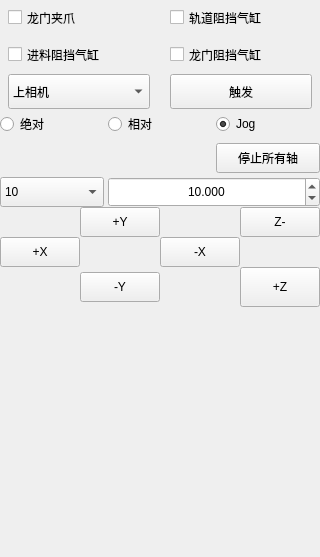
       <widget class="QWidget" name="tab_3">
        <attribute name="title">
         <string>调试页面</string>
        </attribute>
        <layout class="QVBoxLayout" name="verticalLayout" stretch="0,0,0,1">
         <property name="spacing">
          <number>0</number>
         </property>
         <property name="leftMargin">
          <number>0</number>
         </property>
         <property name="topMargin">
          <number>0</number>
         </property>
         <property name="rightMargin">
          <number>0</number>
         </property>
         <property name="bottomMargin">
          <number>0</number>
         </property>
         <item>
          <widget class="QWidget" name="widget12" native="true">
           <property name="minimumSize">
            <size>
             <width>0</width>
             <height>80</height>
            </size>
           </property>
           <layout class="QGridLayout" name="gridLayout_5" rowstretch="1,0,1,1">
            <property name="leftMargin">
             <number>8</number>
            </property>
            <property name="topMargin">
             <number>0</number>
            </property>
            <property name="rightMargin">
             <number>8</number>
            </property>
            <property name="bottomMargin">
             <number>0</number>
            </property>
            <property name="horizontalSpacing">
             <number>20</number>
            </property>
            <property name="verticalSpacing">
             <number>2</number>
            </property>
            <item row="2" column="0">
             <widget class="QCheckBox" name="checkBoxBoardBlock">
              <property name="sizePolicy">
               <sizepolicy hsizetype="Preferred" vsizetype="Preferred">
                <horstretch>0</horstretch>
                <verstretch>0</verstretch>
               </sizepolicy>
              </property>
              <property name="minimumSize">
               <size>
                <width>0</width>
                <height>35</height>
               </size>
              </property>
              <property name="text">
               <string>进料阻挡气缸</string>
              </property>
             </widget>
            </item>
            <item row="2" column="1">
             <widget class="QCheckBox" name="checkBoxLongMenBoardBlock">
              <property name="sizePolicy">
               <sizepolicy hsizetype="Preferred" vsizetype="Preferred">
                <horstretch>0</horstretch>
                <verstretch>0</verstretch>
               </sizepolicy>
              </property>
              <property name="minimumSize">
               <size>
                <width>0</width>
                <height>35</height>
               </size>
              </property>
              <property name="text">
               <string>龙门阻挡气缸</string>
              </property>
             </widget>
            </item>
            <item row="0" column="0">
             <widget class="QCheckBox" name="checkBoxSucker">
              <property name="sizePolicy">
               <sizepolicy hsizetype="Preferred" vsizetype="Preferred">
                <horstretch>0</horstretch>
                <verstretch>0</verstretch>
               </sizepolicy>
              </property>
              <property name="minimumSize">
               <size>
                <width>0</width>
                <height>35</height>
               </size>
              </property>
              <property name="text">
               <string>龙门夹爪</string>
              </property>
             </widget>
            </item>
            <item row="0" column="1">
             <widget class="QCheckBox" name="checkBoxGuiDaoBlock">
              <property name="sizePolicy">
               <sizepolicy hsizetype="Preferred" vsizetype="Preferred">
                <horstretch>0</horstretch>
                <verstretch>0</verstretch>
               </sizepolicy>
              </property>
              <property name="minimumSize">
               <size>
                <width>0</width>
                <height>35</height>
               </size>
              </property>
              <property name="text">
               <string>轨道阻挡气缸</string>
              </property>
             </widget>
            </item>
            <item row="3" column="1">
             <widget class="QPushButton" name="btnTrriger">
              <property name="minimumSize">
               <size>
                <width>0</width>
                <height>35</height>
               </size>
              </property>
              <property name="text">
               <string>触发</string>
              </property>
             </widget>
            </item>
            <item row="3" column="0">
             <widget class="QComboBox" name="cbxCameraType">
              <property name="sizePolicy">
               <sizepolicy hsizetype="Preferred" vsizetype="Preferred">
                <horstretch>0</horstretch>
                <verstretch>0</verstretch>
               </sizepolicy>
              </property>
              <property name="minimumSize">
               <size>
                <width>0</width>
                <height>35</height>
               </size>
              </property>
              <item>
               <property name="text">
                <string>上相机</string>
               </property>
              </item>
              <item>
               <property name="text">
                <string>下相机</string>
               </property>
              </item>
             </widget>
            </item>
           </layout>
          </widget>
         </item>
         <item>
          <widget class="QWidget" name="widget_3" native="true">
           <property name="minimumSize">
            <size>
             <width>0</width>
             <height>80</height>
            </size>
           </property>
           <layout class="QGridLayout" name="gridLayout_11" rowstretch="0,0,0" columnstretch="1,1,1">
            <property name="leftMargin">
             <number>0</number>
            </property>
            <property name="topMargin">
             <number>0</number>
            </property>
            <property name="rightMargin">
             <number>0</number>
            </property>
            <property name="bottomMargin">
             <number>0</number>
            </property>
            <property name="spacing">
             <number>4</number>
            </property>
            <item row="2" column="0">
             <widget class="QComboBox" name="cBx_SelectedDistance">
              <property name="sizePolicy">
               <sizepolicy hsizetype="Preferred" vsizetype="Preferred">
                <horstretch>0</horstretch>
                <verstretch>0</verstretch>
               </sizepolicy>
              </property>
              <property name="minimumSize">
               <size>
                <width>0</width>
                <height>30</height>
               </size>
              </property>
              <property name="currentIndex">
               <number>7</number>
              </property>
              <item>
               <property name="text">
                <string>0.01</string>
               </property>
              </item>
              <item>
               <property name="text">
                <string>0.05</string>
               </property>
              </item>
              <item>
               <property name="text">
                <string>0.1</string>
               </property>
              </item>
              <item>
               <property name="text">
                <string>0.5</string>
               </property>
              </item>
              <item>
               <property name="text">
                <string>1</string>
               </property>
              </item>
              <item>
               <property name="text">
                <string>2</string>
               </property>
              </item>
              <item>
               <property name="text">
                <string>5</string>
               </property>
              </item>
              <item>
               <property name="text">
                <string>10</string>
               </property>
              </item>
              <item>
               <property name="text">
                <string>20</string>
               </property>
              </item>
              <item>
               <property name="text">
                <string>50</string>
               </property>
              </item>
              <item>
               <property name="text">
                <string>100</string>
               </property>
              </item>
              <item>
               <property name="text">
                <string>500</string>
               </property>
              </item>
              <item>
               <property name="text">
                <string>1000</string>
               </property>
              </item>
              <item>
               <property name="text">
                <string>5000</string>
               </property>
              </item>
              <item>
               <property name="text">
                <string>10000</string>
               </property>
              </item>
             </widget>
            </item>
            <item row="0" column="0">
             <widget class="QRadioButton" name="radioButtonRelative">
              <property name="minimumSize">
               <size>
                <width>0</width>
                <height>30</height>
               </size>
              </property>
              <property name="text">
               <string>绝对</string>
              </property>
              <property name="checked">
               <bool>false</bool>
              </property>
             </widget>
            </item>
            <item row="0" column="1">
             <widget class="QRadioButton" name="radioButtonAbsolute">
              <property name="minimumSize">
               <size>
                <width>0</width>
                <height>30</height>
               </size>
              </property>
              <property name="text">
               <string>相对</string>
              </property>
             </widget>
            </item>
            <item row="0" column="2">
             <widget class="QRadioButton" name="radioButtonJog">
              <property name="minimumSize">
               <size>
                <width>0</width>
                <height>30</height>
               </size>
              </property>
              <property name="text">
               <string>Jog</string>
              </property>
              <property name="checked">
               <bool>true</bool>
              </property>
             </widget>
            </item>
            <item row="2" column="1" colspan="2">
             <widget class="QDoubleSpinBox" name="doubleSpinBox">
              <property name="sizePolicy">
               <sizepolicy hsizetype="Minimum" vsizetype="Fixed">
                <horstretch>0</horstretch>
                <verstretch>0</verstretch>
               </sizepolicy>
              </property>
              <property name="minimumSize">
               <size>
                <width>0</width>
                <height>30</height>
               </size>
              </property>
              <property name="alignment">
               <set>Qt::AlignCenter</set>
              </property>
              <property name="decimals">
               <number>3</number>
              </property>
              <property name="minimum">
               <double>-999999999.000000000000000</double>
              </property>
              <property name="maximum">
               <double>999999999.000000000000000</double>
              </property>
              <property name="value">
               <double>10.000000000000000</double>
              </property>
             </widget>
            </item>
            <item row="1" column="2">
             <widget class="QPushButton" name="btnStopAllAxis">
              <property name="minimumSize">
               <size>
                <width>60</width>
                <height>30</height>
               </size>
              </property>
              <property name="text">
               <string>停止所有轴</string>
              </property>
             </widget>
            </item>
           </layout>
          </widget>
         </item>
         <item>
          <widget class="QWidget" name="widget_2" native="true">
           <property name="minimumSize">
            <size>
             <width>0</width>
             <height>100</height>
            </size>
           </property>
           <layout class="QGridLayout" name="gridLayout_10">
            <property name="leftMargin">
             <number>0</number>
            </property>
            <property name="topMargin">
             <number>0</number>
            </property>
            <property name="rightMargin">
             <number>0</number>
            </property>
            <property name="bottomMargin">
             <number>0</number>
            </property>
            <property name="spacing">
             <number>0</number>
            </property>
            <item row="2" column="2">
             <widget class="QPushButton" name="btnMoveAxisPX">
              <property name="sizePolicy">
               <sizepolicy hsizetype="Preferred" vsizetype="Preferred">
                <horstretch>0</horstretch>
                <verstretch>0</verstretch>
               </sizepolicy>
              </property>
              <property name="minimumSize">
               <size>
                <width>60</width>
                <height>30</height>
               </size>
              </property>
              <property name="text">
               <string>-X</string>
              </property>
             </widget>
            </item>
            <item row="3" column="3">
             <widget class="QPushButton" name="btnMoveAxisNZ">
              <property name="sizePolicy">
               <sizepolicy hsizetype="Minimum" vsizetype="Preferred">
                <horstretch>0</horstretch>
                <verstretch>0</verstretch>
               </sizepolicy>
              </property>
              <property name="minimumSize">
               <size>
                <width>60</width>
                <height>40</height>
               </size>
              </property>
              <property name="text">
               <string>+Z</string>
              </property>
             </widget>
            </item>
            <item row="2" column="0">
             <widget class="QPushButton" name="btnMoveAxisNX">
              <property name="minimumSize">
               <size>
                <width>60</width>
                <height>30</height>
               </size>
              </property>
              <property name="text">
               <string>+X</string>
              </property>
             </widget>
            </item>
            <item row="3" column="1">
             <widget class="QPushButton" name="btnMoveAxisNY">
              <property name="minimumSize">
               <size>
                <width>60</width>
                <height>30</height>
               </size>
              </property>
              <property name="text">
               <string>-Y</string>
              </property>
             </widget>
            </item>
            <item row="1" column="3">
             <widget class="QPushButton" name="btnMoveAxisPZ">
              <property name="minimumSize">
               <size>
                <width>60</width>
                <height>30</height>
               </size>
              </property>
              <property name="text">
               <string>Z-</string>
              </property>
             </widget>
            </item>
            <item row="1" column="1">
             <widget class="QPushButton" name="btnMoveAxisPY">
              <property name="sizePolicy">
               <sizepolicy hsizetype="Minimum" vsizetype="Preferred">
                <horstretch>0</horstretch>
                <verstretch>0</verstretch>
               </sizepolicy>
              </property>
              <property name="minimumSize">
               <size>
                <width>60</width>
                <height>30</height>
               </size>
              </property>
              <property name="text">
               <string>+Y</string>
              </property>
             </widget>
            </item>
           </layout>
          </widget>
         </item>
         <item>
          <spacer name="verticalSpacer_2">
           <property name="orientation">
            <enum>Qt::Vertical</enum>
           </property>
           <property name="sizeHint" stdset="0">
            <size>
             <width>20</width>
             <height>250</height>
            </size>
           </property>
          </spacer>
         </item>
        </layout>
       </widget>
